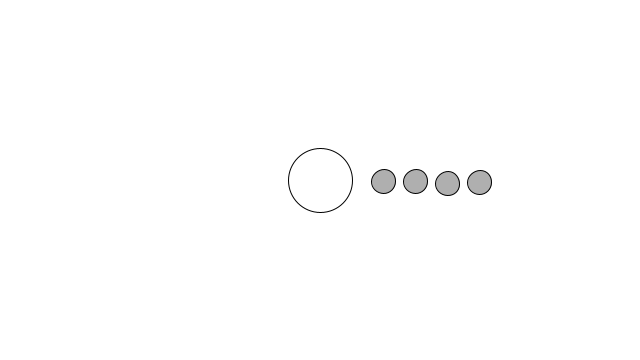
Frame 1 (no input)
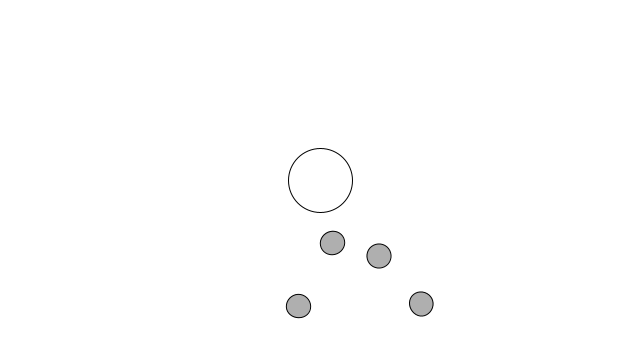
Frame 60 (the mouse pressed at the canvas centre just before this capture)
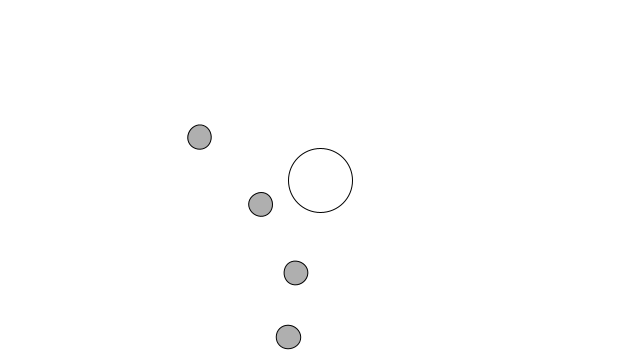
Frame 120 (the mouse held since frame 60 and released just before this capture)

The Processing sketch that drew these frames (run headless with seeded random() and noise(); from frame 60 on, the mouse is pressed at the canvas centre):

// Processing sketch: example_14_18_solar_system_OOP
// ── example_14_18_solar_system_OOP.pde
// Learning Processing
// Daniel Shiffman
// http://www.learningprocessing.com

// Example 14-18: Object-oriented solar system

// An array of 8 planet objects
Planet[] planets = new Planet[4];

void setup() {
  size(640,360);
  
  // The planet objects are initialized using the counter variable
  for (int i = 0; i < planets.length; i++ ) {
    planets[i] = new Planet(64 + i*32,24);
  }
}

void draw() {
  background(255);
  
  // Drawing the Sun
  pushMatrix();
  translate(width/2,height/2);
  stroke(0);
  fill(255);
  ellipse(0,0,64,64);
  
  // Drawing all Planets
  for (int i = 0; i < planets.length; i++ ) {
    planets[i].update();
    planets[i].display();
  }
  popMatrix();
}
// ── Planet.pde
// Learning Processing
// Daniel Shiffman
// http://www.learningprocessing.com

// Example 14-18: Object-oriented solar system

class Planet {
  // Each planet object keeps track of its own angle of rotation.
  float theta;      // Rotation around sun
  float diameter;   // Size of planet
  float distance;   // Distance from sun
  float orbitspeed; // Orbit speed

    Planet(float distance_, float diameter_) {
    distance = distance_;
    diameter = diameter_;
    theta = 0;
    orbitspeed = random(0.01, 0.03);
  }

  void update() {
    // Increment the angle to rotate
    theta += orbitspeed;
  }

  void display() {
    // Before rotation and translation, the state of the matrix is saved with pushMatrix().
    pushMatrix(); 
    // Rotate orbit
    rotate(theta); 
    // Translate out distance
    translate(distance, 0); 
    stroke(0);
    fill(175);
    ellipse(0, 0, diameter, diameter);
    // Once the planet is drawn, the matrix is restored with popMatrix() so that the next planet is not affected.
    popMatrix();
  }
}
